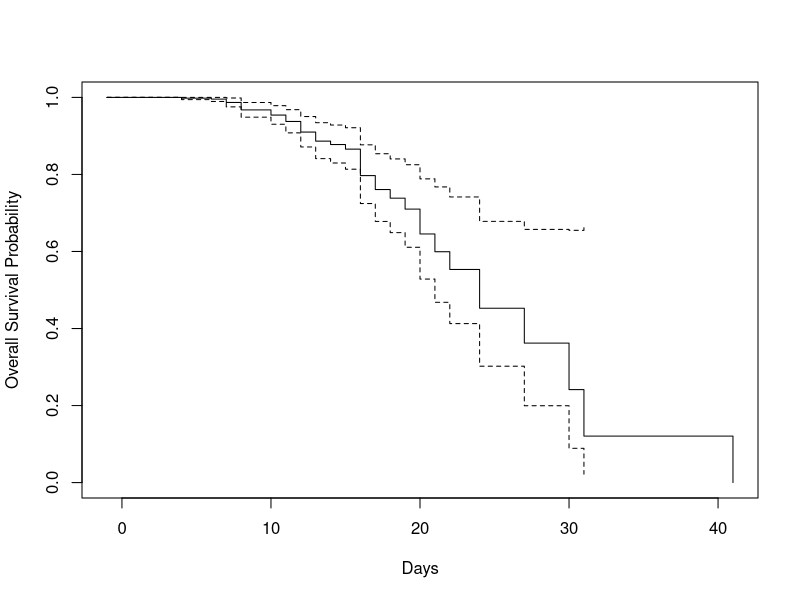
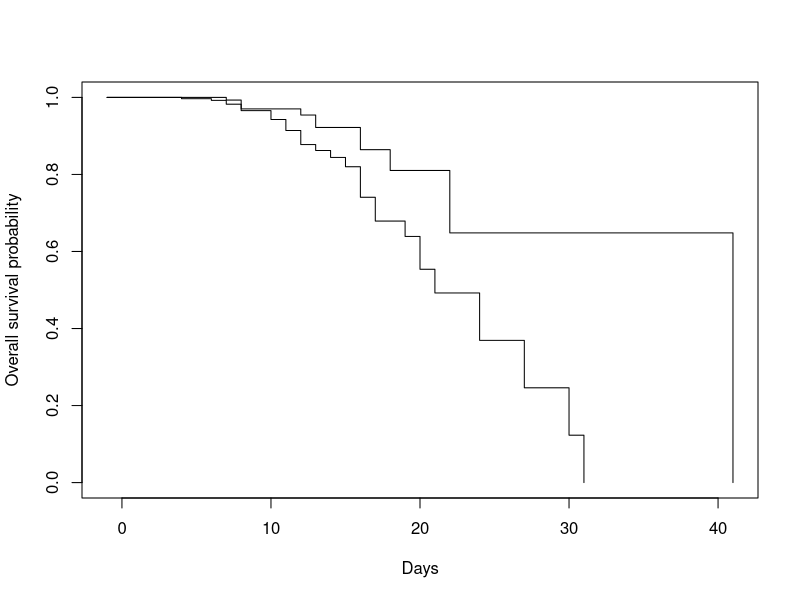

These charts were generated, in order, by the following R code: (Note: this script raises an error after producing the figures.)
library(survival) # for survival analysis
library(survminer) # Drawing Survival Curves using 'ggplot2'
library(lubridate) # for data manipulation
setwd("C:/Users/nimee/Documents/MSA Spring 2020/8200-Predictive Analytics/FinalProject")
library(readxl)


#Trial -1

## Survival Analysis (Event-Death)-Non Recovered Cases
df = read_excel("DeathAndRecovery_Final.xlsx")
df = df[df$Survival_Time!=120,]
df$Survival_Time[1:10]
df$SurvivalStatus[1:10]

#Transform data to Survival Object
Survival_Data = Surv(df$Survival_Time, df$SurvivalStatus)
head(Survival_Data)
Survival_Data[160:170]
#KM plot for 1 group
plot(survfit(Survival_Data ~ 1),xlab = "Days",ylab = "Overall Survival Probability") 
out = survfit(Survival_Data ~ 1)
KMdata = cbind(out$time,out$n.event,out$n.censor,out$n.risk)
colnames(KMdata) = c("time","n.event","n.censor","n.risk")
View(KMdata)

## KM plot for two groups in Gender
plot(survfit(Survival_Data ~ df$gender),xlab = "Days",ylab = "Overall survival probability") 
ggsurvplot(survfit(Survival_Data ~ df$gender),data = df)

##Logrank test-statistical check to see if there is any systematic pattern btw gender & survaival probability
survdiff(Survival_Data ~ df$gender) 

## What is the 1 month survival rate? : % survial after 30 days
#i.e what is the prob that a person will survive at 30 days
summary(survfit(Survival_Data ~ 1), times = 30) 

#Cox regression model and hazard ratio - helps us to evaluate how a varaible will have an effect on the survival rate
out2 = coxph(Surv(Survival_Time, SurvivalStatus) ~ gender12, data = df)
out2

#Hazard Ratio Plot
ggforest(out2, data = df)


#KM plot for Age groups
df = df[df$AgeBins!=0,]
ggsurvplot(survfit(Survival_Data ~ df$AgeBins),data = df)

#logrank test-statistical check to see if there is any systematic pattern btw Age groups & survaival probability
survdiff(Survival_Data ~ df$AgeBins) 

## Recovery Analysis (Event-Recovered): Non Death Cases
df = read_excel("DeathAndRecovery_Final.xlsx")
df = df[df$Recovery_Time!=120,]
df$Recovery_Time[1:10]
df$RecoveryStatus[1:10]
#Transform data to Survival Object
Recovery_Data = Surv(df$Recovery_Time, df$RecoveryStatus)
head(Recovery_Data)
Recovery_Data[135:145]

#KM plot for 1 group
plot(survfit(Recovery_Data ~ 1),xlab = "Days",ylab = "Overall Recovery Probability") 
out = survfit(Recovery_Data ~ 1)
KMdata = cbind(out$time,out$n.event,out$n.censor,out$n.risk)
colnames(KMdata) = c("time","n.event","n.censor","n.risk")
View(KMdata)


# KM plot for two groups in Gender
plot(survfit(Recovery_Data ~ df$gender),xlab = "Days",ylab = "Overall Recovery Probability")
ggsurvplot(survfit(Recovery_Data ~ df$gender),data = df)

#logrank test-statistical check to see if there is any systematic pattern btw gender & recovery probability
survdiff(Recovery_Data ~ df$gender)

## What is the 1 month recovery rate? : % recovery after 30 days
#i.e what is the prob that a person will recover at 30 days
summary(survfit(Recovery_Data ~ 1), times = 30) 

#cox regression model and hazard ratio - helps us to evaluate how a varaible will have an effect on the survival rate
out2 = coxph(Surv(Recovery_Time, RecoveryStatus) ~ gender12, data = df)
out2

#Hazard Ratio Plot
ggforest(out2, data = df)


#KM plot for Age group
df = df[df$AgeBins!=0,]
plot(survfit(Recovery_Data ~ df$AgeBins),xlab = "Days",ylab = "Overall Recovery probability")
ggsurvplot(survfit(Recovery_Data ~ df$AgeBins),data = df)

#logrank test-statistical check to see if there is any systematic pattern btw gender & recovery probability
survdiff(Recovery_Data ~ df$AgeBins) 



#Trial -2 

## Survival Analysis (Event-Death) : Including Recoverd Cases as 120(infinity)
df = read_excel("DeathAndRecovery_Final.xlsx")
colnames(df)
head(df)

df$Survival_Time[1:10]
df$SurvivalStatus[1:10]

#Transform data to Survival Object
Survival_Data = Surv(df$Survival_Time, df$SurvivalStatus)
head(Survival_Data)
Survival_Data[130:180]

#KM plot for 1 group
plot(survfit(Survival_Data ~ 1),xlab = "Days",ylab = "Overall Survival Probability") 
out = survfit(Survival_Data ~ 1)
KMdata = cbind(out$time,out$n.event,out$n.censor,out$n.risk)
colnames(KMdata) = c("time","n.event","n.censor","n.risk")
View(KMdata)

#KM plot for two groups in Gender
plot(survfit(Survival_Data ~ df$gender),xlab = "Days",ylab = "Overall Survival Probability")
ggsurvplot(survfit(Survival_Data ~ df$gender),data = df)

#logrank test-statistical check to see if there is any systematic pattern btw gender & survival probability
survdiff(Survival_Data ~ df$gender) 

## What is the 1 month survival rate? : % survial after 30 days
#i.e what is the prob that a person will survive at 30 days
summary(survfit(Survival_Data ~ 1), times = 30)

#Cox regression model and hazard ratio - helps us to evaluate how a varaible will have an effect on the survival rate

out2 = coxph(Surv(Survival_Time, SurvivalStatus) ~ gender12, data = df)
out2

#Hazard Ratio Graph
ggforest(out2, data = df)


#KM plot for Age groups
df = df[df$AgeBins!=0,]
plot(survfit(Survival_Data ~ df$AgeBins),xlab = "Days",ylab = "Overall Survival probability")
ggsurvplot(survfit(Survival_Data ~ df$AgeBins),data = df)

#logrank test-statistical check to see if there is any systematic pattern btw gender & survival probability
survdiff(Survival_Data ~ df$AgeBins) 


## Recovery Analysis (Event-Recovered)Including Death Cases as 120(infinity)
df = read_excel("DeathAndRecovery_Final.xlsx")
df$Recovery_Time[1:10]
df$RecoveryStatus[1:10]
#Transform data to Survival Object
Recovery_Data = Surv(df$Recovery_Time, df$RecoveryStatus)
head(Recovery_Data)
Recovery_Data[140:150]

#KM plot for 1 group
plot(survfit(Recovery_Data ~ 1),xlab = "Days",ylab = "Overall Recovery Probability") 
out = survfit(Recovery_Data ~ 1)
KMdata = cbind(out$time,out$n.event,out$n.censor,out$n.risk)
colnames(KMdata) = c("time","n.event","n.censor","n.risk")
View(KMdata)

#KM plot for two groups in Gender
plot(survfit(Recovery_Data ~ df$gender),xlab = "Days",ylab = "Overall Recovery probability")
ggsurvplot(survfit(Recovery_Data ~ df$gender),data = df)

#logrank test-statistical check to see if there is any systematic pattern btw gender & recovery probability
survdiff(Recovery_Data ~ df$gender) 

## What is the 1 month survival rate? : % survial after 30 days
#i.e what is the prob that a person will survive at 30 days

summary(survfit(Recovery_Data ~ 1), times = 30)

#Cox regression model and hazard ratio - helps us to evaluate how a varaible will have an effect on the survival rate
out2 = coxph(Surv(Recovery_Time, RecoveryStatus) ~ gender12, data = df)
out2

#Hazard Ratio Graph
ggforest(out2, data = df)


#KM plot for Age groups
df = df[df$AgeBins!=0,]
plot(survfit(Recovery_Data ~ df$AgeBins),xlab = "Days",ylab = "Overall Recovery probability")
ggsurvplot(survfit(Recovery_Data ~ df$AgeBins),data = df)

#logrank test-statistical check to see if there is any systematic pattern btw gender & survival probability
survdiff(Recovery_Data ~ df$AgeBins) 

